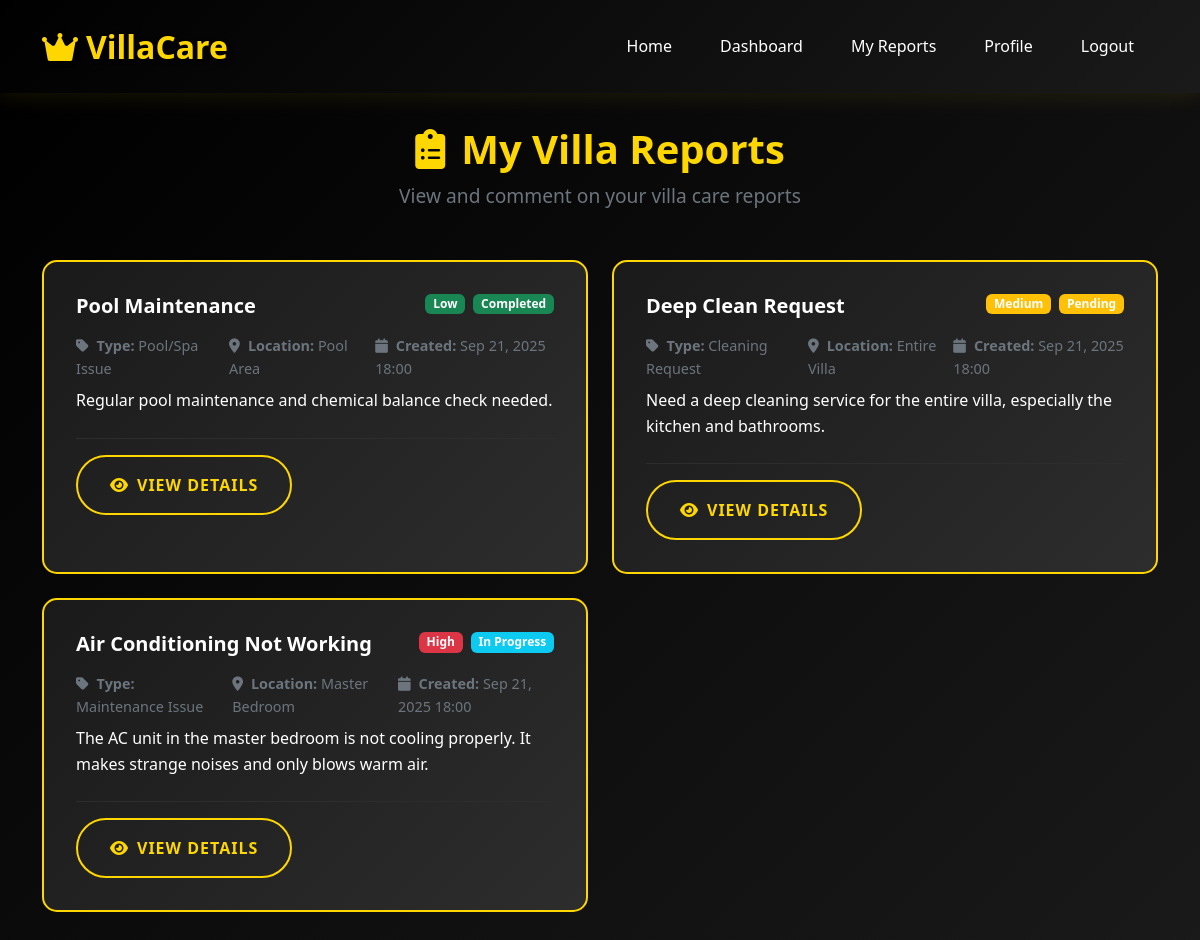
Page /villa-reports/ (signed in) on the committed database.
### main/models.py (models this page shows, shortened)
class VillaReport(models.Model):
    REPORT_TYPES = [
        ('maintenance', 'Maintenance Issue'),
        ('cleaning', 'Cleaning Request'),
        ('security', 'Security Concern'),
        ('landscaping', 'Landscaping'),
        ('pool', 'Pool/Spa Issue'),
        ('emergency', 'Emergency'),
        ('other', 'Other'),
    ]
    PRIORITY_LEVELS = [
        ('low', 'Low'),
        ('medium', 'Medium'),
        ('high', 'High'),
        ('urgent', 'Urgent'),
    ]
    STATUS_CHOICES = [
        ('pending', 'Pending'),
        ('in_progress', 'In Progress'),
        ('completed', 'Completed'),
        ('cancelled', 'Cancelled'),
    ]
    user = models.ForeignKey(User, on_delete=models.CASCADE)
    report_type = models.CharField(max_length=20, choices=REPORT_TYPES)
    priority = models.CharField(max_length=10, choices=PRIORITY_LEVELS, default='medium')
    title = models.CharField(max_length=200)
    description = models.TextField()
    location = models.CharField(max_length=200, help_text="Specific location in the villa")
    status = models.CharField(max_length=20, choices=STATUS_CHOICES, default='pending')
    admin_notes = models.TextField(blank=True, help_text="Internal notes for staff")
    created_at = models.DateTimeField(auto_now_add=True)
    updated_at = models.DateTimeField(auto_now=True)
    scheduled_date = models.DateTimeField(null=True, blank=True)
    completed_date = models.DateTimeField(null=True, blank=True)
    class Meta:
        ordering = ['-created_at']
    def get_priority_color(self):
        colors = {
            'low': 'success',
            'medium': 'warning',
            'high': 'danger',
            'urgent': 'dark'
        }
        return colors.get(self.priority, 'secondary')
    def get_status_color(self):
        colors = {
            'pending': 'warning',
            'in_progress': 'info',
            'completed': 'success',
            'cancelled': 'secondary'
        }
        return colors.get(self.status, 'secondary')

### main/views.py (the view)
# urls.py: path('villa-reports/', views.villa_reports, name='villa_reports'),
@login_required
def villa_reports(request):
    reports = VillaReport.objects.filter(user=request.user)
    paginator = Paginator(reports, 10)
    page_number = request.GET.get('page')
    page_obj = paginator.get_page(page_number)
    return render(request, 'main/villa_reports.html', {'page_obj': page_obj})

### templates/main/villa_reports.html (shortened to what this page needs)
{% load static %}
<!DOCTYPE html>
<html lang="en">
<head>
    <link href="https://cdn.jsdelivr.net/npm/bootstrap@5.3.0/dist/css/bootstrap.min.css" rel="stylesheet">
    <link href="https://cdnjs.cloudflare.com/ajax/libs/font-awesome/6.0.0/css/all.min.css" rel="stylesheet">
    <link href="{% static 'css/style.css' %}" rel="stylesheet">
</head>
<body>
    <nav class="navbar navbar-expand-lg navbar-dark">
        <div class="container">
            <a class="navbar-brand" href="{% url 'home' %}">
                <i class="fas fa-crown me-2"></i>VillaCare
            </a>
            <div class="collapse navbar-collapse" id="navbarNav">
                <ul class="navbar-nav ms-auto">
                    <li class="nav-item">
                        <a class="nav-link" href="{% url 'home' %}">Home</a>
                    </li>
                    <li class="nav-item">
                        <a class="nav-link" href="{% url 'dashboard' %}">Dashboard</a>
                    </li>
                    <li class="nav-item">
                        <a class="nav-link active" href="{% url 'villa_reports' %}">My Reports</a>
                    </li>
                    <li class="nav-item">
                        <a class="nav-link" href="{% url 'profile' %}">Profile</a>
                    </li>
                    <li class="nav-item">
                        <form method="post" action="{% url 'logout' %}" style="display: inline;">
                            <button type="submit" class="nav-link" style="border: none; background: none; color: inherit;">
                                Logout
                            </button>
                        </form>
                    </li>
                </ul>
            </div>
        </div>
    </nav>
    <div class="reports-container">
        <div class="container">
            <div class="row">
                <div class="col-12">
                    <div class="reports-header">
                        <h1><i class="fas fa-clipboard-list me-3"></i>My Villa Reports</h1>
                        <p class="reports-subtitle">View and comment on your villa care reports</p>
                    </div>
                </div>
            </div>
            {% if page_obj %}
                <div class="row">
                    {% for report in page_obj %}
                    <div class="col-lg-6 mb-4">
                        <div class="report-card">
                            <div class="report-header">
                                <h5 class="report-title">{{ report.title }}</h5>
                                <div class="report-badges">
                                    <span class="badge bg-{{ report.get_priority_color }}">{{ report.get_priority_display }}</span>
                                    <span class="badge bg-{{ report.get_status_color }}">{{ report.get_status_display }}</span>
                                </div>
                            </div>
                            <div class="report-body">
                                <div class="report-meta">
                                    <p><i class="fas fa-tag me-2"></i><strong>Type:</strong> {{ report.get_report_type_display }}</p>
                                    <p><i class="fas fa-map-marker-alt me-2"></i><strong>Location:</strong> {{ report.location }}</p>
                                    <p><i class="fas fa-calendar me-2"></i><strong>Created:</strong> {{ report.created_at|date:"M d, Y H:i" }}</p>
                                </div>
                                <div class="report-description">
                                    <p>{{ report.description|truncatewords:20 }}</p>
                                </div>
                            </div>
                            <div class="report-footer">
                                <a href="{% url 'villa_report_detail' report.id %}" class="btn btn-outline-primary">
                                    <i class="fas fa-eye me-2"></i>View Details
                                </a>
                            </div>
                        </div>
                    </div>
                    {% endfor %}
                </div>
            {% endif %}
        </div>
    </div>
</body>
</html>

### static/css/style.css (style rules this page uses)
:root { --primary-black: #000000; --secondary-black: #1a1a1a; --dark-gray: #2d2d2d; --gold: #FFD700; --light-gold: #FFF8DC; --dark-gold: #B8860B; --white: #ffffff; --light-gray: #f8f9fa; --text-gray: #6c757d; }
* { margin: 0; padding: 0; box-sizing: border-box; }
body { font-family: 'Segoe UI', Tahoma, Geneva, Verdana, sans-serif; line-height: 1.6; color: var(--white); background-color: var(--primary-black); }
.navbar { background: linear-gradient(135deg, var(--primary-black) 0%, var(--secondary-black) 100%); box-shadow: 0 2px 20px rgba(255, 215, 0, 0.1); padding: 1rem 0; }
.navbar-brand { font-size: 2rem; font-weight: bold; color: var(--gold) !important; text-decoration: none; text-shadow: 2px 2px 4px rgba(0, 0, 0, 0.5); }
.navbar-nav .nav-link { color: var(--white) !important; font-weight: 500; margin: 0 1rem; transition: all 0.3s ease; position: relative; }
.navbar-nav .nav-link::after { content: ''; position: absolute; width: 0; height: 2px; bottom: -5px; left: 50%; background-color: var(--gold); transition: all 0.3s ease; transform: translateX(-50%); }
.btn-outline-primary { border: 2px solid var(--gold); color: var(--gold); background: transparent; font-weight: bold; padding: 1rem 2rem; border-radius: 50px; transition: all 0.3s ease; text-transform: uppercase; letter-spacing: 1px; }
html { scroll-behavior: smooth; }
.report-meta { display: flex; gap: 1rem; align-items: center; margin: 0; }
.reports-container, .create-report-container, .report-detail-container, .profile-container { min-height: 100vh; background: linear-gradient(135deg, var(--primary-black) 0%, var(--secondary-black) 100%); padding: 2rem 0; }
.reports-header { text-align: center; margin-bottom: 3rem; }
.reports-header h1 { color: var(--gold); font-size: 2.5rem; font-weight: bold; margin-bottom: 0.5rem; }
.reports-subtitle { color: var(--text-gray); font-size: 1.2rem; margin-bottom: 2rem; }
.report-card { background: linear-gradient(135deg, var(--secondary-black) 0%, var(--dark-gray) 100%); border: 2px solid var(--gold); border-radius: 15px; padding: 2rem; height: 100%; transition: all 0.3s ease; }
.report-header { display: flex; justify-content: space-between; align-items: flex-start; margin-bottom: 1rem; }
.report-title { color: var(--white); font-weight: bold; margin: 0; }
.report-badges { display: flex; gap: 0.5rem; flex-wrap: wrap; }
.report-body { margin-bottom: 1.5rem; }
.report-meta p { color: var(--text-gray); margin-bottom: 0.5rem; font-size: 0.9rem; }
.report-description { color: var(--white); line-height: 1.6; }
.report-footer { border-top: 1px solid var(--dark-gray); padding-top: 1rem; }

### rows in the picture
VillaReport: title "Pool Maintenance", priority "Low", status "Completed", report_type "Pool/Spa Issue", location "Pool Area", created_at "Sep 21, 2025 18:00", description "Regular pool maintenance and chemical balance check needed."
VillaReport: title "Deep Clean Request", priority "Medium", status "Pending", report_type "Cleaning Request", location "Entire Villa", created_at "Sep 21, 2025 18:00", description "Need a deep cleaning service for the entire villa, especially the kitchen and bathrooms."
VillaReport: title "Air Conditioning Not Working", priority "High", status "In Progress", report_type "Maintenance Issue", location "Master Bedroom", created_at "Sep 21, 2025 18:00", description "The AC unit in the master bedroom is not cooling properly. It makes strange noises and only blows warm air."
